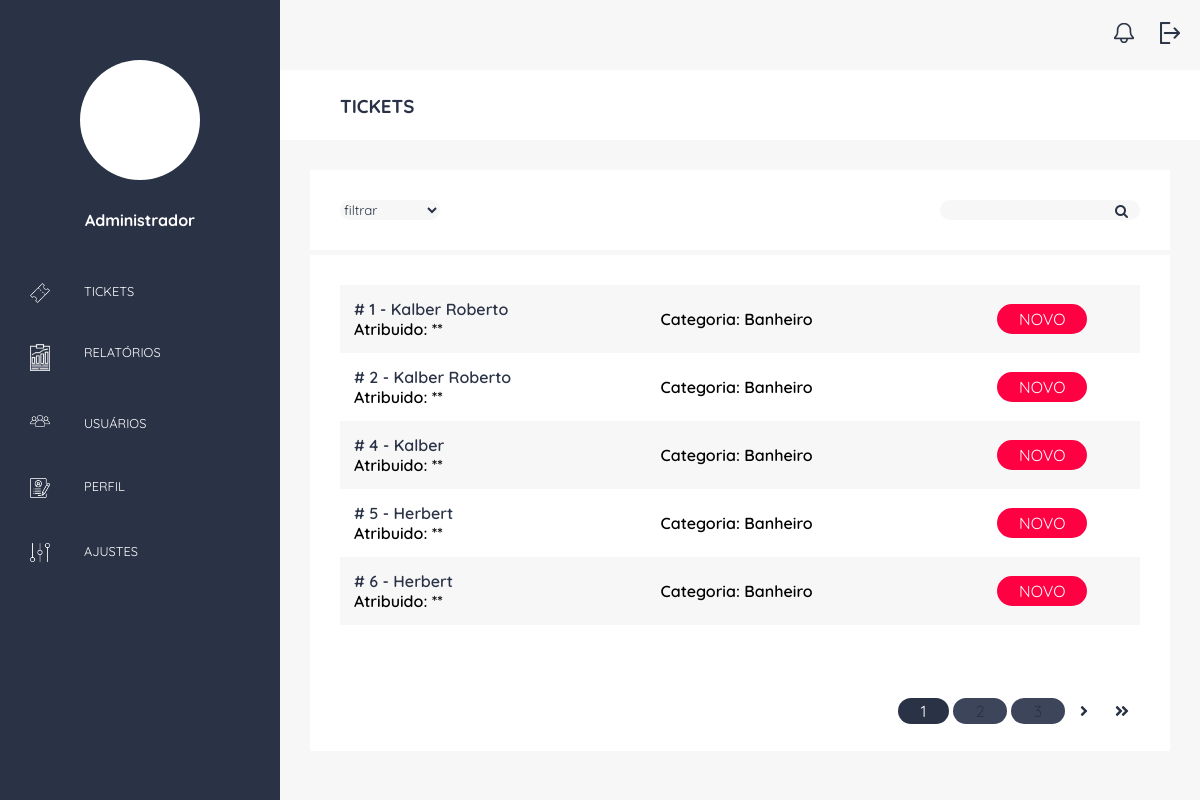
Screenshot of /adm/inicial/ (signed in) with the database file from the repository.
### ticket/models.py (models this page shows, shortened)
class Ticket(models.Model):
    STATUS = (
        ('1', 'NOVO'),
        ('2', 'ABERTO'),
        ('3', 'FECHADO')
    )
    status = models.CharField(max_length=1, null=True, choices=STATUS, default='1')
    data_criacao = models.DateTimeField(auto_now_add=True)
    modified = models.DateTimeField(auto_now=True)
    data_entrega = models.DateTimeField(datetime.now() + timedelta(days=7))
    categoria = models.ForeignKey(Categoria, on_delete=models.SET_NULL, null=True)
    nome_completo = models.CharField(max_length=50)
    email = models.EmailField()
    telefone = models.CharField(max_length=14)
    anexo = models.FileField(upload_to='post_image', blank=True)
    descricao = models.TextField()

class Categoria(models.Model):
    nome=models.CharField(max_length=100)

### adminstrador/views.py (the view)
# urls.py: path('inicial/', inicial, name='inicial'),
@login_required
def inicial(request):
    filter = request.GET.get("filter", 'None')
    if(filter != 'None'):
        tickets_list = Ticket.objects.filter(status=filter)
    else:
        tickets_list = Ticket.objects.order_by("status").all()
    paginator = Paginator(tickets_list, 5)
    page = request.GET.get('page')
    tickets = paginator.get_page(page)
    return render(request, 'listartickets.html', {"tickets": tickets, 'filter': filter, 'page': page })

### adminstrador/templates/listartickets.html (shortened to what this page needs)
{% extends 'basedashboard.html' %}
{% block titulo  %} TICKETS {% endblock %}
{% block main %}
<div class="container-adm">
    <div class="content-filter">
        <select class="select-filter" id="status" onchange="myFunction()">
            <option value="0">filtrar</option>
        </select>
    </div>
    <div class="content-search">
        <form class="search" action="{% url 'pesquisa' %}" method="GET">
            <input class="input-search" type="number" name="id" value="{{ id }}">
            <div id="lupa"></div>
        </form>
    </div>
</div>
<div class="container-adm-list">
    <div class="content-adm-list">
        <table class="list">
            {% for ticket in tickets %}
            <tr>
                <td class="list-font">
                    <a href="{% url 'details' ticket.id %}">
                        # {{ ticket.id }} - {{ ticket.nome_completo }} <br>
                    </a>
                    Atribuido: **
                </td>
                <td class="list-font">
                    Categoria: {{ ticket.categoria.nome }}
                </td>
                <td>
                    {% if ticket.status == '1' %}
                        <div class="btn-status">
                        {{ ticket.get_status_display }}
                        </div>
                    {% elif ticket.status == '2' %}
                        <div class="btn-status2">
                            {{ ticket.get_status_display }}
                        </div>
                    {% elif ticket.status == '3' %}
                        <div class="btn-status3">
                            {{ ticket.get_status_display }}
                        </div>
                    {% endif %}
                </td>
            </tr>
            {% endfor %}
        </table>
    </div>
    <div class="pagination">
        {% for num in tickets.paginator.page_range %}
            {% if tickets.number == num %}
                <span class="pagination-number pagination-current">{{num}}</span>
            {% elif num > tickets.number|add:'-3' and num < tickets.number|add:'3' %}
                <a class="pagination-number" href="?page={{num}}&filter={{filter}}">{{num}}</a>
            {% endif %}
        {% endfor %}
        {% if tickets.has_next %}
            <a class="pagination-action" href="?page={{tickets.next_page_number}}"> <i class="fas fa-angle-right"></i> </a>
            <a class="pagination-action" href="?page={{tickets.paginator.num_pages}}"> <i class="fas fa-angle-double-right"></i></a>
        {% endif %}
    </div>
</div>
{% endblock %}

### templates/basedashboard.html (shortened to what this page needs)
<!DOCTYPE html>
{% load staticfiles %}
<html>
	<head>
        <link href="//maxcdn.bootstrapcdn.com/font-awesome/4.2.0/css/font-awesome.min.css" rel="stylesheet">
		<link rel="stylesheet" href="{% static 'css/reset.css' %}">
		<link rel="stylesheet" href="{% static 'css/colors.css' %}">
        <link rel="stylesheet" href="{% static 'css/basedashboard.css' %}">
        <link rel="stylesheet" href="{% static 'css/ticketlist.css' %}">
        <link rel="stylesheet" href="{% static 'css/detailsticket.css' %}">
        <link rel="stylesheet" href="{% static 'css/graphicpie.css' %}">
        <link rel="stylesheet" href="{% static 'css/users.css' %}">
        <link rel="stylesheet" href="{% static 'css/newusers.css' %}">
	</head>
	<body>
        <div class="container">
            <div class="content-dash">
                <div class="profile-admin">
                    <div class="photo-admin">
                    </div>
                    <h4>Administrador</h4>
                </div>
                <div class="menu">
                    <a href=" {% url 'inicial' %}">
                        <div class="option" >
                            <img class="icon" src="{% static 'images/icon01.png' %}">
                            <p>TICKETS</p>
                        </div>
                    </a>
                    <a href="{% url 'relatorios' %}">
                        <div class="option">
                            <img class="icon" src="{% static 'images/icon02.png' %}">
                            <p>RELATÓRIOS</p>
                        </div>
                    </a>
                    <a href="{% url 'users' %}">
                        <div class="option">
                            <img class="icon" src="{% static 'images/icon03.png' %}">
                            <p>USUÁRIOS</p>
                        </div>
                    </a>
                    <a href="#">
                        <div class="option">
                            <img class="icon" src="{% static 'images/icon04.png' %}">
                            <p>PERFIL</p>
                        </div>
                    </a>
                    <a href="#">
                        <div class="option">
                            <img class="icon" src="{% static 'images/icon05.png' %}">
                            <p>AJUSTES</p>
                        </div>
                    </a>
                </div>
            </div>
            <div class="container-body">
                <div class="content-nav">
                    <div class="notification-part">
                        <a href="#">
                            <img class="icon-nav" src="{% static 'images/icon-notification.png' %}">
                        </a>
                    </div>
                    <div class="logout-part">
                        <a href="{% url 'logout' %}">
                            <img class="icon-nav" src="{% static 'images/icon-logout.png' %}">
                        </a>
                    </div>
                </div>
                <div class="content-title">
                    <div class="title-option">
                        <h3>{% block titulo  %} {% endblock %}</h3>
                    </div>
                </div>
                <div class="container-list">
                    {% block main %}
                    {% endblock %}
                </div>
            </div>
        </div>
	</body>
</html>

### static/css/colors.css (style rules this page uses)
:root { --gray: #3C4559; --dark-gray: #2A3245; --light-gray: #F7F7F7; --red: #FF0042; --dark-red: #DE0039; --white: #ffffff; --green: #023D3D; --yellow: #FFCC00; }

### static/css/basedashboard.css (style rules this page uses)
.container { display: grid; width: 100%; height: 100%; grid-template-columns: 280px auto; grid-template-areas: "dash body"; }
.content-dash { grid-area: dash; background-color: var(--dark-gray); }
.container-body { grid-area: body; display: grid; width: 100%; height: 100%; grid-template-columns: 100%; grid-template-rows: 70px 70px auto; grid-template-areas: "nav""title""list"; }
.content-nav { display: grid; grid-area: nav; grid-template-columns: 95% 5%; background-color: var(--light-gray); }
.content-title { grid-area: title; background-color: var(--white); }
.container-list { width: 100%; grid-area: list; background-color: var(--light-gray); }
.title-option { padding-left: 60px; padding-top: 24px; color: var(--dark-gray); }
.profile-admin { display: grid; width: 100%; height: 260px; justify-content: center; color: var(--white); text-align: center; }
.photo-admin { border-radius: 100%; width: 120px; height: 120px; background-color: var(--white); margin-top: 60px; }
.option { display: grid; grid-template-columns: 30% 70%; grid-template-areas: "icon""name"; height: 65px; align-content: center; }
.option p { color: var(--white); font-size: 0.8em; }
.icon { width: 20px; margin-left: 30px; }
.logout-part, .notification-part { display: grid; align-content: center; justify-content: end; padding: 20px; }
.icon-nav { width: 20px; }

### static/css/ticketlist.css (style rules this page uses)
.container-adm { display: grid; grid-template-columns: 1fr 1fr; background-color: var(--white); height: 80px; margin: 30px 30px 0 30px; align-content: center; }
.select-filter { display: grid; grid-template-columns: 1fr; color: var(--dark-gray); background-color: var(--light-gray); width: 100px; height: 20px; border-radius: 20px; margin-left: 30px; }
.content-search { display: grid; justify-items: end; margin-right: 30px; }
.input-search { float: left; background-color: var(--light-gray); width: 200px; height: 20px; border-radius: 20px; margin-right: 5px; }
.container-adm-list { display: grid; grid-template-columns: 1fr; grid-template-rows: auto auto; grid-template-areas: "list"; margin: 5px 30px 0 30px; background-color: var(--white); height: auto; }
.content-adm-list { display: grid; grid-area: list; padding: 30px; }
.list { width: 100%; border-collapse: collapse; }
.list-font { font-weight: 600; }
.list th, .list td { text-align: left; padding: 14px; }
.list a:visited, a:link, a:hover, a:active { color: var(--dark-gray); }
.list .btn-status { width: 80px; background-color: var(--red); color: var(--white); border-radius: 20px; text-align: center; padding: 5px; margin: auto; }
.list tr:nth-child(odd) { background-color: var(--light-gray); }
#lupa { float: left; margin: 0px 0px 0px -25px; }
#lupa:after { font-family: FontAwesome; font-size: 14px; color: var(--dark-gray); content: "\f002" }
.pagination { text-align: right; margin-top: 1em; padding: 30px; }
.pagination-action { margin: 0 0.1em; padding: 0.6em; color: var(--dark-gray); }
.pagination-number { background-color: var(--gray); padding: 0.2em 1.4em; color: var(--white); border-radius: 18px; }
.pagination-number:hover, .pagination-current { background-color: var(--dark-gray); }
input[type=number] { -moz-appearance: textfield; appearance: textfield; margin: 0; }

### static/css/newusers.css (style rules this page uses)
.cad input, select { background-color: var(--light-gray); width: 320px; height: 20px; border-radius: 40px; border: 0 none; outline: 0; }

### rows the page displays
Ticket: id "1", nome_completo "Kalber Roberto", categoria.nome "Banheiro", status "NOVO"
Ticket: id "2", nome_completo "Kalber Roberto", categoria.nome "Banheiro", status "NOVO"
Ticket: id "4", nome_completo "Kalber", categoria.nome "Banheiro", status "NOVO"
Ticket: id "5", nome_completo "Herbert", categoria.nome "Banheiro", status "NOVO"
Ticket: id "6", nome_completo "Herbert", categoria.nome "Banheiro", status "NOVO"

### other values shown
{{ num }} "1"
{{ num }} "2" "3"
